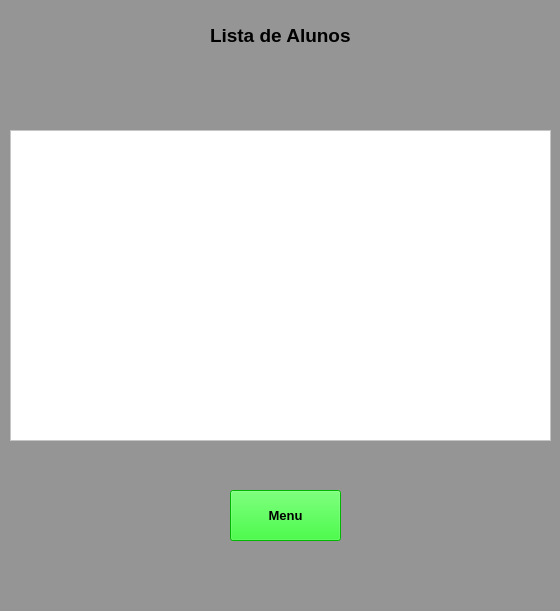
<?xml version="1.0" encoding="UTF-8"?>
<ui version="4.0">
 <class>Tela_lista</class>
 <widget class="QMainWindow" name="Tela_lista">
  <property name="geometry">
   <rect>
    <x>0</x>
    <y>0</y>
    <width>560</width>
    <height>611</height>
   </rect>
  </property>
  <property name="windowTitle">
   <string>MainWindow</string>
  </property>
  <property name="styleSheet">
   <string notr="true">background-color: rgb(149, 149, 149);</string>
  </property>
  <widget class="QWidget" name="centralwidget">
   <widget class="QTableWidget" name="tableWidget">
    <property name="geometry">
     <rect>
      <x>10</x>
      <y>130</y>
      <width>541</width>
      <height>311</height>
     </rect>
    </property>
    <property name="styleSheet">
     <string notr="true">background-color: rgb(255, 255, 255);
border-color: rgb(0, 0, 0);</string>
    </property>
   </widget>
   <widget class="QLabel" name="label_4">
    <property name="geometry">
     <rect>
      <x>210</x>
      <y>20</y>
      <width>151</width>
      <height>31</height>
     </rect>
    </property>
    <property name="font">
     <font>
      <pointsize>14</pointsize>
      <weight>75</weight>
      <bold>true</bold>
     </font>
    </property>
    <property name="text">
     <string>Lista de Alunos</string>
    </property>
   </widget>
   <widget class="QPushButton" name="pushButton_4">
    <property name="geometry">
     <rect>
      <x>230</x>
      <y>490</y>
      <width>111</width>
      <height>51</height>
     </rect>
    </property>
    <property name="font">
     <font>
      <pointsize>10</pointsize>
      <weight>75</weight>
      <bold>true</bold>
     </font>
    </property>
    <property name="styleSheet">
     <string notr="true">background-color: rgb(0, 255, 0);</string>
    </property>
    <property name="text">
     <string>Menu</string>
    </property>
   </widget>
  </widget>
  <widget class="QStatusBar" name="statusbar"/>
 </widget>
 <resources/>
 <connections/>
</ui>
